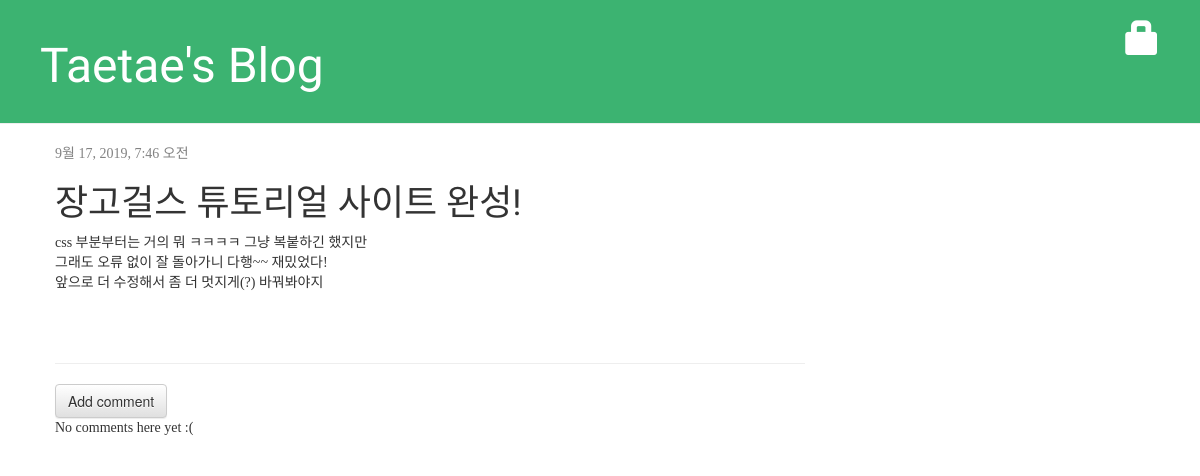
Page /post/6/ on the committed database.
### blog/models.py (models this page shows, shortened)
class Post(models.Model):
    author = models.ForeignKey('auth.User', on_delete=models.CASCADE)
    title = models.CharField(max_length=200)
    text = models.TextField()
    created_date = models.DateTimeField(
        default=timezone.now
    )
    published_date = models.DateTimeField(
        blank=True, null=True
    )

### blog/views.py (the view)
# urls.py: path('post/<int:pk>/', views.post_detail, name='post_detail'),
def post_detail(request, pk):
    post = get_object_or_404(Post, pk=pk)
    return render(request, 'blog/post_detail.html', {'post': post})

### blog/templates/blog/post_detail.html (shortened to what this page needs)
{% extends 'blog/base.html' %}
{% block content %}
    <div class="post">
        {% if post.published_date %}
            <div class="date">
        {{ post.published_date }}
            </div>
        {% else %}
            <a class="btn btn-default" href="{% url 'post_publish' pk=post.pk %}">Publish</a>
        {% endif %}
        <h1>{{ post.title }}</h1>
        <p>{{ post.text|linebreaksbr }}</p>
    </div>
    <hr>
    <a class="btn btn-default" href="{% url 'add_comment_to_post' pk=post.pk %}">Add comment</a>
    {% for comment in post.comments.all %}
    {% if user.is_authenticated or comment.approved_comment %}
    <div class="comment">
        <div class="date">
            {{ comment.created_date }}
            {% if not comment.approved_comment %}
                <a class="btn btn-default" href="{% url 'comment_remove' pk=comment.pk %}"><span class="glyphicon glyphicon-remove"></span></a>
                <a class="btn btn-default" href="{% url 'comment_approve' pk=comment.pk %}"><span class="glyphicon glyphicon-ok"></span></a>
            {% endif %}
        </div>
        <strong>{{ comment.author }}</strong>
        <p>{{ comment.text|linebreaks }}</p>
    </div>
    {% endif %}
    {% empty %}
        <p>No comments here yet :(</p>
    {% endfor %}
{% endblock %}

### blog/static/css/blog.css (style rules this page uses)
h1, h2, h3, h4 { font-family: 'Black Han Sans', sans-serif; }
p, .date, .save { font-family: 'Noto Serif KR', serif; }
.date { color: #828282; }
.post { margin-bottom: 70px; }

### rows in the picture
Post: published_date "9월 17, 2019, 7:46 오전", title "장고걸스 튜토리얼 사이트 완성!", text "css 부분부터는 거의 뭐 ㅋㅋㅋㅋ 그냥 복붙하긴 했지만 그래도 오류 없이 잘 돌아가니 다행~~ 재밌었다! 앞으로 더 수정해서 좀 더 멋지게(?) 바꿔봐야지"
